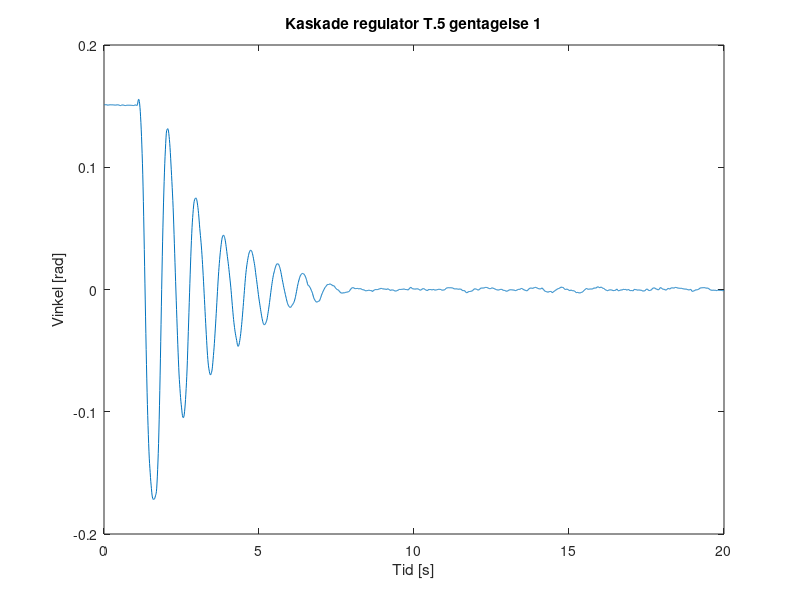

The MATLAB script that drew this image: (Note: this script raises an error after producing the figure.)
clc
clear all
close all

load('dataKaskade.mat');

realdata=[dataKaskade(1:54654)];

n=2000;
for i = 1:n
    tid(i) = 0.01 * i;
end




data(:,1)=realdata(1:2000);
data(:,2)=realdata(6851:8850);
data(:,3)=realdata(10701:12700);
data(:,4)=realdata(14801:16800);
data(:,5)=realdata(18801:20800);
data(:,6)=realdata(22701:24700);
data(:,7)=realdata(27301:29300);
data(:,8)=realdata(33001:35000);
data(:,9)=realdata(38101:40100);
data(:,10)=realdata(43201:45200);

for i = 1:10
    dataFilt(1,i) = data(1,i);
    dataFilt(2,i) = (data(1,i) + data(2,i))/2;
end

for i = 1:10
    for ii=1:1998
        dataFilt(ii+2,i)=(data(ii,i)+data(ii+1,i)+data(ii+2,i))/3;
    end
end


temp = zeros(10);

for i=1:10
    for ii=1001:2000
        temp(i) = temp(i) + dataFilt(ii,i);
    end
end


offset = temp/1000;

for i=1:10
    figure(i);
    plot(tid,dataFilt(:,i)-offset(i));
    a=sprintf('Kaskade regulator T.5 gentagelse %d',i);
    title(a)
    ylabel("Vinkel [rad]");
    xlabel("Tid [s]");
    yline(0.0175);
    yline(-0.0175);
end



%plot(data);

